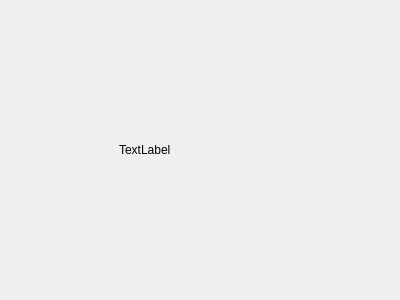
<?xml version="1.0" encoding="UTF-8"?>
<ui version="4.0">
 <class>bell</class>
 <widget class="QWidget" name="bell">
  <property name="geometry">
   <rect>
    <x>0</x>
    <y>0</y>
    <width>400</width>
    <height>300</height>
   </rect>
  </property>
  <property name="windowTitle">
   <string>Form</string>
  </property>
  <layout class="QVBoxLayout" name="verticalLayout_2">
   <item>
    <layout class="QHBoxLayout" name="horizontalLayout" stretch="2,3,2">
     <item>
      <spacer name="horizontalSpacer">
       <property name="orientation">
        <enum>Qt::Horizontal</enum>
       </property>
       <property name="sizeHint" stdset="0">
        <size>
         <width>40</width>
         <height>20</height>
        </size>
       </property>
      </spacer>
     </item>
     <item>
      <layout class="QVBoxLayout" name="verticalLayout" stretch="2,3,2">
       <item>
        <spacer name="verticalSpacer">
         <property name="orientation">
          <enum>Qt::Vertical</enum>
         </property>
         <property name="sizeHint" stdset="0">
          <size>
           <width>20</width>
           <height>40</height>
          </size>
         </property>
        </spacer>
       </item>
       <item>
        <widget class="QLabel" name="label">
         <property name="text">
          <string>TextLabel</string>
         </property>
        </widget>
       </item>
       <item>
        <spacer name="verticalSpacer_2">
         <property name="orientation">
          <enum>Qt::Vertical</enum>
         </property>
         <property name="sizeHint" stdset="0">
          <size>
           <width>20</width>
           <height>40</height>
          </size>
         </property>
        </spacer>
       </item>
      </layout>
     </item>
     <item>
      <spacer name="horizontalSpacer_2">
       <property name="orientation">
        <enum>Qt::Horizontal</enum>
       </property>
       <property name="sizeHint" stdset="0">
        <size>
         <width>40</width>
         <height>20</height>
        </size>
       </property>
      </spacer>
     </item>
    </layout>
   </item>
  </layout>
 </widget>
 <resources/>
 <connections/>
</ui>
